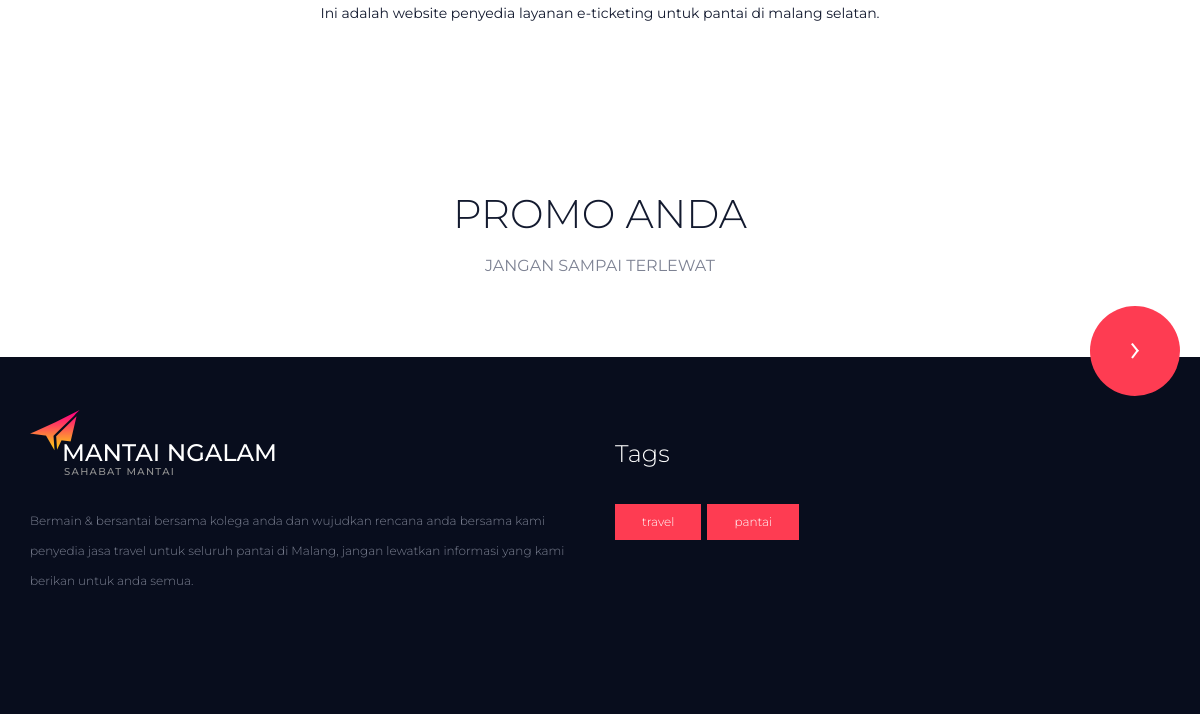
The page /index.php/home/about (lower part) on the database as committed earlier.
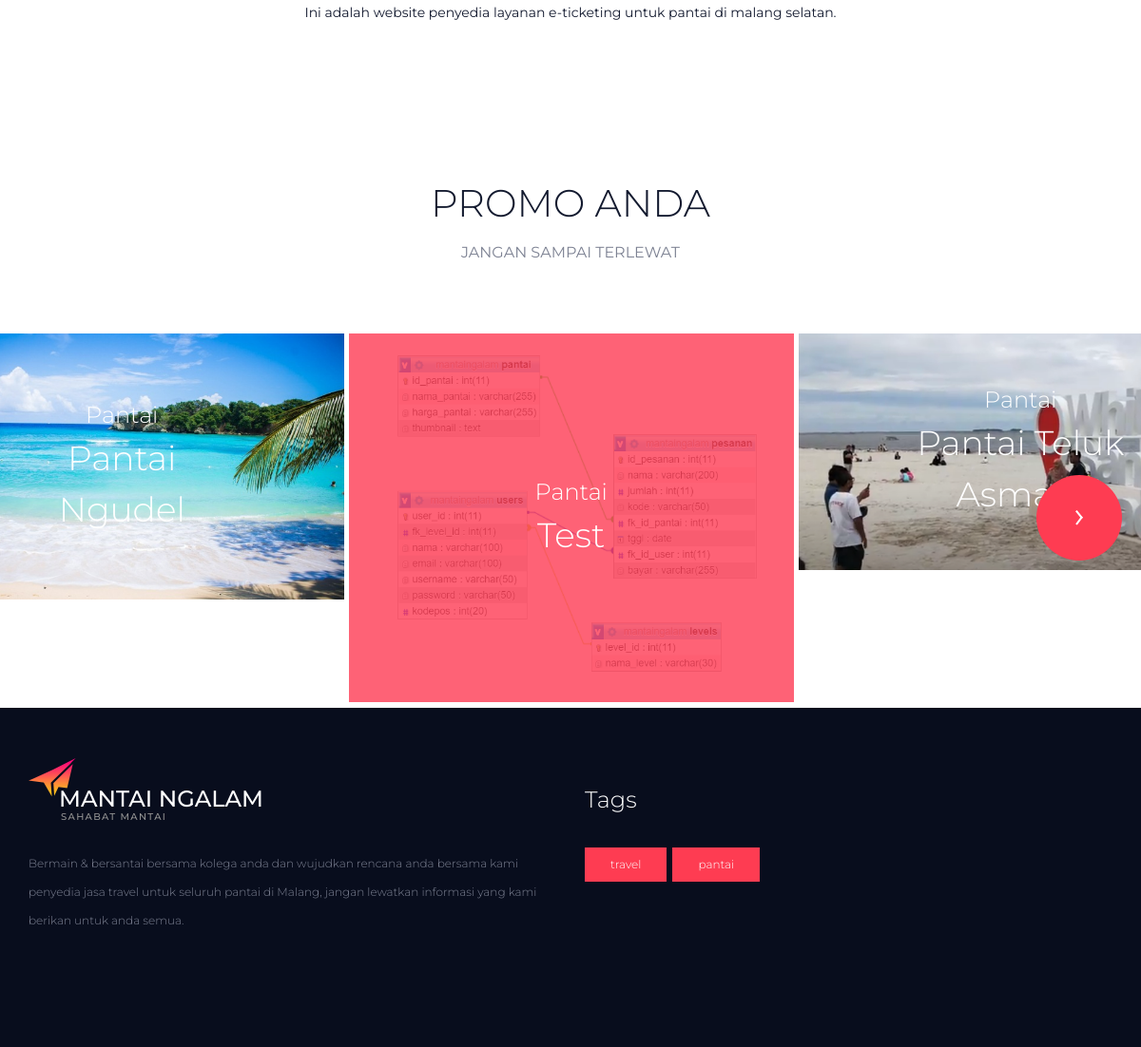
The same page on the database as committed later.
### tables this page shows
CREATE TABLE `pantai` (
  `id_pantai` int(11) NOT NULL,
  `nama_pantai` varchar(255) DEFAULT NULL,
  `deskripsi` text NOT NULL,
  `harga_pantai` varchar(255) DEFAULT NULL,
  `thumbnail` text DEFAULT NULL,
  `pantai_favorit` tinyint(1) NOT NULL
);

### application/controllers/Home.php (called while the page is built, shortened)
<?php
class Home extends CI_Controller {
	function __construct()
	{
		$this->load->helper('MY');
		$this->load->model('user_model');
		$this->load->model('pesanan_model');
		$this->load->model('pantai_model');
	}
	public function about()
	{
		$data['all_pantai'] = $this->pantai_model->get_all_pantai();
		$this->load->view('templates/header');
		$this->load->view('pages/about', $data);
		$this->load->view('templates/footer');
	}
}

### index.php (called while the page is built, shortened)
<?php
require_once BASEPATH.'core/CodeIgniter.php';

### application/models/Pantai_model.php (called while the page is built, shortened)
<?php
class Pantai_model extends CI_Model
{
    public function get_all_pantai()
    {
        $this->db->order_by('id_pantai','DESC');
        $query = $this->db->get('pantai');
        return $query->result();
    }
}

### application/views/pages/about.php (the view, shortened to what this page needs)
<div style="margin-left: 40px;margin-right: 40px;margin-top: 50px;margin-bottom: 50px;">
  <center>
    <p>
      Ini adalah website penyedia layanan e-ticketing untuk pantai di malang selatan.
    </p>
  </center>
</div>
<div class="special">
  <div class="container">
    <div class="row">
      <div class="col">
        <div class="section_title text-center">
          <h2>PROMO ANDA</h2>
          <div>jangan sampai terlewat</div>
        </div>
      </div>
    </div>
  </div>
  <div class="special_content">
    <div class="special_slider_container">
      <div class="owl-carousel owl-theme special_slider">
        <?php foreach ($all_pantai as $item) { ?>
          <div class="owl-item">
            <div class="special_item">
              <div class="special_item_background"><img src="<?php echo base_url() ?>uploads/<?php echo $item->thumbnail ?>" alt="<?php echo $item->nama_pantai ?>"></div>
              <div class="special_item_content text-center">
                <div class="special_category">Pantai</div>
                <div class="special_title"><a href="offers.html"><?php echo $item->nama_pantai ?></a></div>
              </div>
            </div>
          </div>
        <?php } ?>
      </div>
      <div class="special_slider_nav d-flex flex-column align-items-center justify-content-center">
        <img src="<?php echo base_url() ?>assets/destino/images/special_slider.png" alt="">
      </div>
    </div>
  </div>
</div>

Rows that differ between the two databases and show on the page:
added pantai: thumbnail (picture), nama_pantai "Test"
added pantai: thumbnail (picture), nama_pantai "Pantai Teluk Asmara"
added pantai: thumbnail (picture), nama_pantai "Pantai Ngudel"
